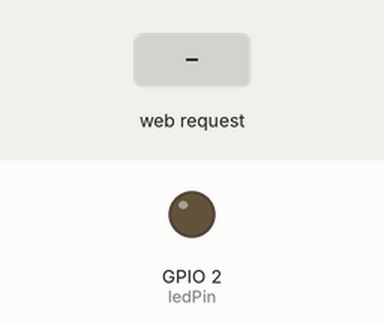
Simulated run of this sketch. Board: ESP32. Parts: output pins drawn as LEDs (lit = HIGH). The test bench sets the inputs (shaded band). WiFi joins after 1.5 s; servers stay silent unless stated; what the sketch prints to the serial monitor is not drawn.

Above: at 3.2 s.
3.3 s: HTTP request GET /open received
At 4.4 s:
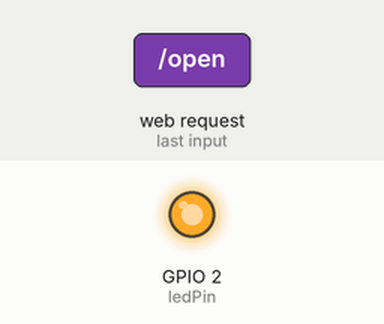
4.8 s: HTTP request GET /close received
At 5.5 s:
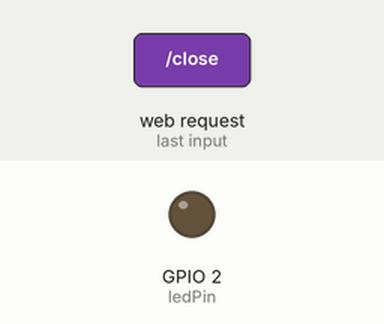
Timing chart, 0 to 7.8 s (numbered marks = the images above; inputs shaded):
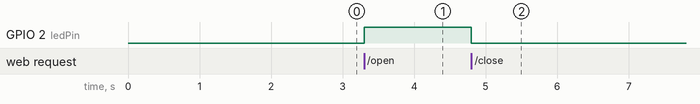

The sketch:

web.ino
```cpp
#include <WiFi.h>
#include <WebServer.h>

// Replace these with your network credentials
const char* ssid = "iPhone (8)";
const char* password = "0621491559";

// Set GPIO pin for relay
const int ledPin = 2; // Use onboard LED -> อันนี้ต้องแก้ทีหลัง ถ้าเปลี่ยนชื่อก็แก้ด้านล่างด้วย

WebServer server(80);
bool voiceControlEnabled = false;

// HTML page to serve
const char htmlPage[] = R"rawliteral(
<!DOCTYPE html>
<html lang="en">
<head>
    <meta charset="UTF-8">
    <meta name="viewport" content="width=device-width, initial-scale=1.0">
    <title>Smart Curtain</title>
    <style>
        .toggle-switch {
            position: relative;
            display: inline-block;
            width: 60px;
            height: 34px;
        }

        .toggle-switch input {
            opacity: 0;
            width: 0;
            height: 0;
        }

        .slider {
            position: absolute;
            cursor: pointer;
            top: 0;
            left: 0;
            right: 0;
            bottom: 0;
            background-color: #ccc;
            transition: .4s;
        }

        .slider:before {
            position: absolute;
            content: "";
            height: 26px;
            width: 26px;
            left: 4px;
            bottom: 4px;
            background-color: white;
            transition: .4s;
        }

        input:checked + .slider {
            background-color: #2196F3;
        }

        input:checked + .slider:before {
            transform: translateX(26px);
        }

        .slider.round {
            border-radius: 34px;
        }

        .slider.round:before {
            border-radius: 50%;
        }
    </style>
</head>
<body>
    <h2>Smart Curtain</h2>

    <label class="toggle-switch">
        <input type="checkbox" id="toggleOnOff">
        <span class="slider round"></span>
    </label>
    <span>Open/Close Curtain</span>

    <br><br>

    <label class="toggle-switch">
        <input type="checkbox" id="toggleVoiceCommand">
        <span class="slider round"></span>
    </label>
    <span>Enable Voice Command</span>

    <script>
        document.getElementById('toggleOnOff').addEventListener('change', function() {
            if (this.checked) {
                fetch('/open');
            } else {
                fetch('/close');
            }
        });

        document.getElementById('toggleVoiceCommand').addEventListener('change', function() {
            if (this.checked) {
                fetch('/enable_voice');
            } else {
                fetch('/disable_voice');
            }
        });
    </script>
</body>
</html>
)rawliteral";

void handleRoot() {
  server.send(200, "text/html", htmlPage);
}

void handleOpen() {
  digitalWrite(ledPin, HIGH);  // Turn the relay on (Open Curtain)
  server.send(200, "text/plain", "Curtain opened");
}

void handleClose() {
  digitalWrite(ledPin, LOW);  // Turn the relay off (Close Curtain)
  server.send(200, "text/plain", "Curtain closed");
}

void handleEnableVoice() {
  voiceControlEnabled = true;
  Serial.println("Voice control enabled.");
  server.send(200, "text/plain", "Voice control enabled");
}

void handleDisableVoice() {
  voiceControlEnabled = false;
  Serial.println("Voice control disabled.");
  server.send(200, "text/plain", "Voice control disabled");
}

void handleVoiceStatus() {
  server.send(200, "text/plain", voiceControlEnabled ? "true" : "false");
}

void setup() {
  // Initialize Serial Monitor
  Serial.begin(115200);

  pinMode(ledPin, OUTPUT);
  digitalWrite(ledPin, LOW);

  // Connect to Wi-Fi network
  Serial.print("Connecting to ");
  Serial.println(ssid);
  WiFi.begin(ssid, password);

  while (WiFi.status() != WL_CONNECTED) {
    delay(1000);
    Serial.print(".");
  }
  Serial.println("");
  Serial.println("WiFi connected.");
  Serial.print("IP address: ");
  Serial.println(WiFi.localIP());

  // Start the server
  server.on("/", handleRoot);
  server.on("/open", handleOpen);
  server.on("/close", handleClose);
  server.on("/enable_voice", handleEnableVoice);
  server.on("/disable_voice", handleDisableVoice);
  server.on("/voice_status", handleVoiceStatus);

  server.begin();
  Serial.println("HTTP server started");
}

void loop() {
  server.handleClient();
}
```

Measured:
- after the input at 3.3 s, GPIO 2 (ledPin): LOW → HIGH at once
- after the input at 4.8 s, GPIO 2 (ledPin): HIGH → LOW at once
